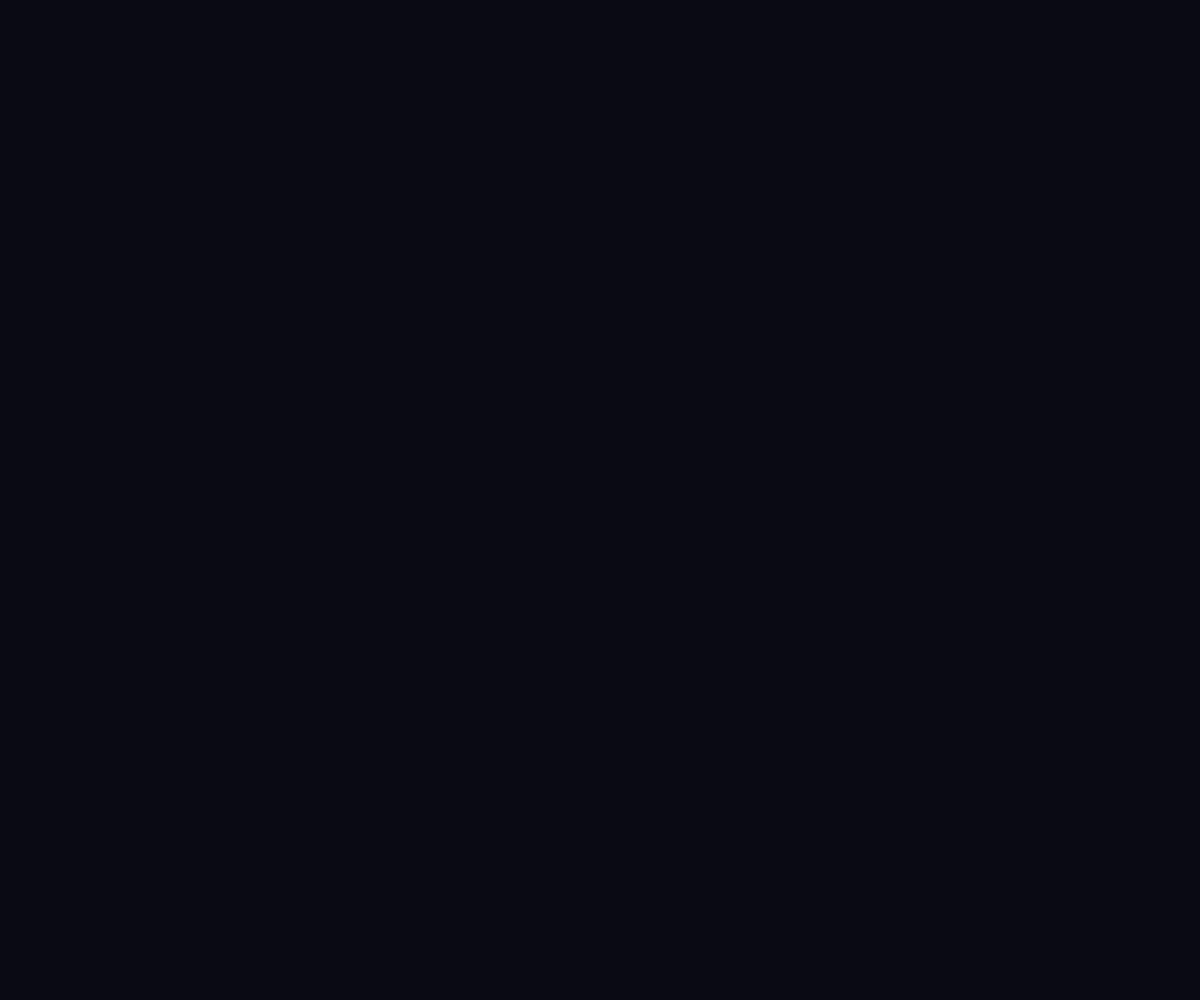
Frame 1 (no input)
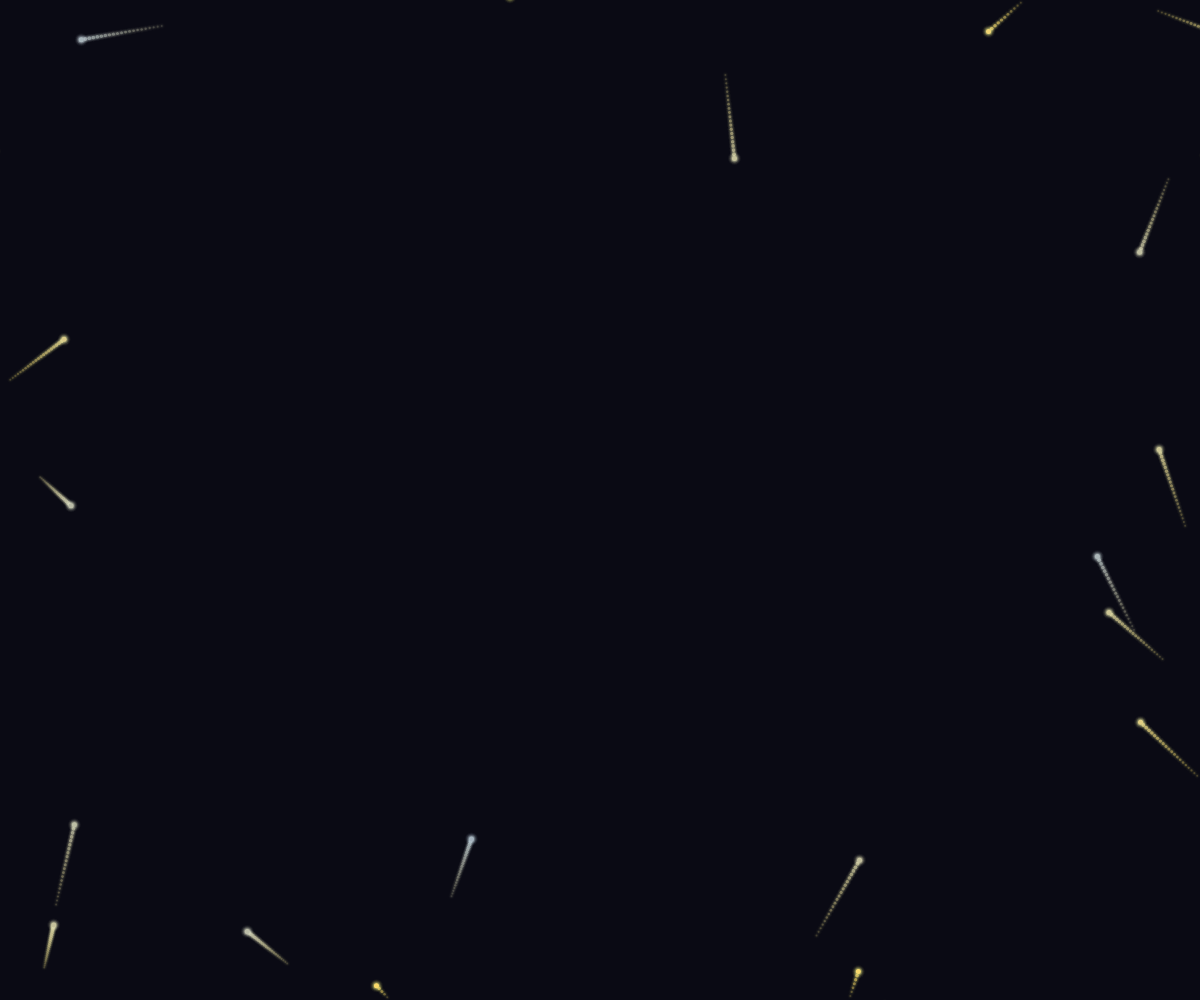
Frame 60 (no input)
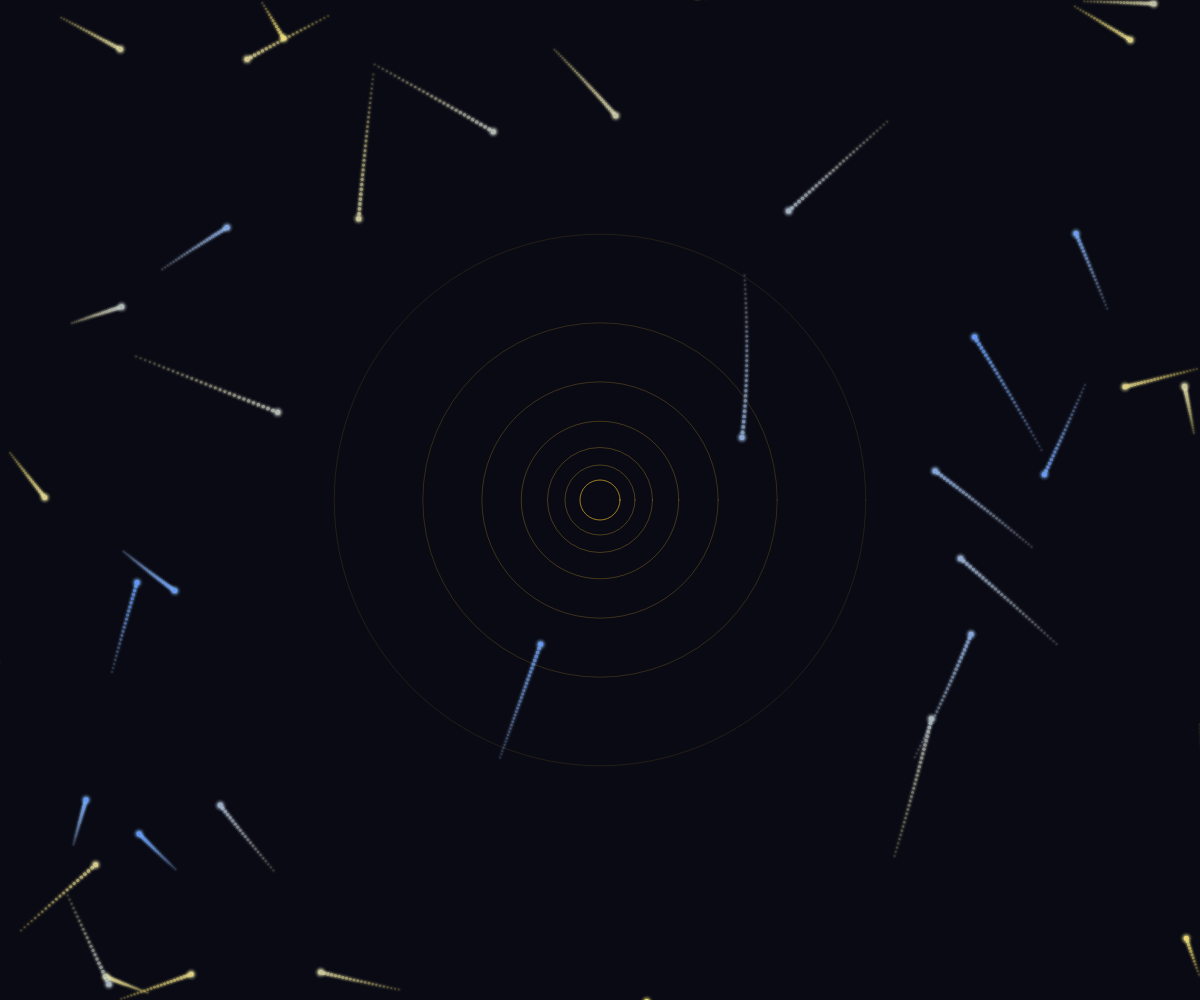
Frame 120 (the mouse pressed at the canvas centre since frame 60)

The p5.js sketch that drew these frames (run headless with seeded random() and noise() and a simulated clock; from frame 60 on, the mouse is pressed at the canvas centre):

// p5.js sketch
// ── sketch.js
let particles = [];
let gravityCenter;
let orbs = []; // 생성된 원들을 저장
const G = 1500; // 중력 상수
const baseDecayInterval = 30; // 기본 수명 감소 간격(ms)
const fadeTrailLength = 10; // 잔상으로 보이는 수명 범위

class Orb {
  constructor(x, y, particleCount) {
    this.pos = createVector(x, y);
    this.size = map(particleCount, 10, 40, 15, 60);
    this.size = constrain(this.size, 15, 60);
    
    // 노란색~푸른색 사이 랜덤 색상
    const colorT = random(1);
    this.color = {
      r: lerp(255, 100, colorT),
      g: lerp(220, 150, colorT),
      b: lerp(100, 255, colorT)
    };
    
    // 크기에 비례한 중력 상수
    this.gravityStrength = map(this.size, 15, 60, 500, 1500);
    
    // 소멸에 필요한 입자 개수 (흡수 카운터)
    this.requiredParticles = floor(map(this.size, 15, 60, 15, 50));
    this.absorbedParticles = 0; // 흡수한 입자 개수
    
    // 페이드 효과를 위한 속성
    this.createdTime = millis();
    this.fadeInDuration = 500; // 페이드인 시간 (ms)
    this.alpha = 0; // 현재 투명도
    this.isDying = false;
    this.deathStartTime = 0;
    this.fadeOutDuration = 300; // 페이드아웃 시간 (ms)
  }
  
  update() {
    const currentTime = millis();
    
    // 페이드인 효과
    if (!this.isDying) {
      const timeSinceCreation = currentTime - this.createdTime;
      this.alpha = constrain(map(timeSinceCreation, 0, this.fadeInDuration, 0, 1), 0, 1);
    } else {
      // 페이드아웃 효과
      const timeSinceDeath = currentTime - this.deathStartTime;
      this.alpha = constrain(map(timeSinceDeath, 0, this.fadeOutDuration, 1, 0), 0, 1);
    }
  }
  
  display() {
    // 흡수 진행도에 따른 알파 조정 (100% -> 40%)
    const absorptionProgress = this.absorbedParticles / this.requiredParticles;
    const absorptionAlpha = map(absorptionProgress, 0, 1, 1, 0.4);
    const finalAlpha = this.alpha * absorptionAlpha;
    
    // 글로우 효과 (외곽 발광)
    const glowSteps = 8;
    for (let i = glowSteps; i > 0; i--) {
      const glowAlpha = map(i, glowSteps, 0, 0, 30) * finalAlpha;
      const glowSize = this.size * 2 + i * 4;
      
      // 채도를 높인 색상
      fill(
        min(this.color.r * 1.2, 255),
        min(this.color.g * 1.2, 255),
        min(this.color.b * 1.2, 255),
        glowAlpha
      );
      noStroke();
      circle(this.pos.x, this.pos.y, glowSize);
    }
    
    // radial gradient 효과 (중심이 불투명, 외곽이 투명)
    const steps = 20;
    for (let i = 0; i < steps; i++) {
      const alpha = map(i, 0, steps, 0, 50) * finalAlpha;
      fill(this.color.r, this.color.g, this.color.b, alpha);
      noStroke();
      circle(this.pos.x, this.pos.y, (this.size / steps) * (steps - i) * 2);
    }
    
    // 아웃라인
    noFill();
    stroke(this.color.r, this.color.g, this.color.b, 200 * finalAlpha);
    strokeWeight(2);
    circle(this.pos.x, this.pos.y, this.size * 2);
    
    // 중력장 시각화 (페이드인이 완료된 후)
    if (this.alpha > 0.8) {
      this.drawGravityField(this.pos.x, this.pos.y, this.color, this.gravityStrength, 0.3+finalAlpha);
    }
  }
  
  // 중력장 그리기 함수 (마우스와 원이 동일하게 사용)
  drawGravityField(x, y, color, strength, alphaMultiplier) {
    const maxRadius = map(strength, 500, 1500, 250, 600);
    let r = this.size * 2 + 30;
    
    noFill();
    strokeWeight(1);
    
    while (r < maxRadius) {
      // 거리에 반비례하는 불투명도 (50% -> 20%)
      const distanceAlpha = map(r, this.size * 2, maxRadius, 70, 20);
      stroke(color.r, color.g, color.b, distanceAlpha * alphaMultiplier);
      circle(x, y, r);
      
      // 급수적 증가 (1.5배씩)
      r *= 1.5;
    }
  }
  
  canCheckCollision() {
    // 생성 후 4000ms 이후부터만 충돌 체크
    return millis() - this.createdTime > 4000;
  }
  
  startDeath() {
    if (!this.isDying) {
      this.isDying = true;
      this.deathStartTime = millis();
    }
  }
  
  isFullyDead() {
    if (!this.isDying) return false;
    return millis() - this.deathStartTime >= this.fadeOutDuration;
  }
  
  // 입자 흡수 (반경 7px 내 입자를 카운터로 집계)
  absorbParticle() {
    this.absorbedParticles++;
    
    // 필요한 개수만큼 흡수했으면 소멸 시작
    if (this.absorbedParticles >= this.requiredParticles) {
      this.startDeath();
    }
  }
  
  // 입자가 흡수 범위 내에 있는지 체크
  isInAbsorptionRange(particlePos) {
    if (!this.canCheckCollision() || this.isDying) return false;
    const d = dist(this.pos.x, this.pos.y, particlePos.x, particlePos.y);
    return d < 7;
  }
}

class Particle {
  constructor() {
    // 캔버스 가장자리 랜덤 위치에서 생성
    const edge = floor(random(4));
    if (edge === 0) { // 상단
      this.pos = createVector(random(width), 0);
    } else if (edge === 1) { // 우측
      this.pos = createVector(width, random(height));
    } else if (edge === 2) { // 하단
      this.pos = createVector(random(width), height);
    } else { // 좌측
      this.pos = createVector(0, random(height));
    }

    // 랜덤한 초기 방향
    const angle = random(TWO_PI);
    const speed = random(2, 5);
    this.vel = createVector(cos(angle) * speed, sin(angle) * speed);
    this.acc = createVector(0, 0);
    
    this.lifespan = 100;
    this.lastDecayTime = millis();
    this.decayInterval = baseDecayInterval;
    
    // 과거 위치를 저장 (잔상 효과용)
    this.history = [];
    
    // 페이드아웃 효과
    this.isDying = false;
    this.deathStartTime = 0;
    this.fadeOutDuration = 200; // 페이드아웃 시간 (ms)
    this.deathAlpha = 1; // 사망 시 투명도
    
    // 최적화: 렌더링 빈도 제어
    this.lastRenderTime = 0;
    this.renderInterval = 200; // 기본 렌더링 간격 (ms)
  }

  applyForce(force) {
    this.acc.add(force);
  }
  
  startDeath() {
    if (!this.isDying) {
      this.isDying = true;
      this.deathStartTime = millis();
    }
  }
  
  isFullyDead() {
    if (this.isDying) {
      return millis() - this.deathStartTime >= this.fadeOutDuration;
    }
    // 캔버스 밖으로 나간 경우만 즉시 제거
    return this.pos.x < -50 || this.pos.x > width + 50 ||
           this.pos.y < -50 || this.pos.y > height + 50;
  }

  // 중력원 근처에 있는지 체크 - 제거 (더 이상 필요 없음)
  
  // 렌더링 가능한지 체크 - 제거 (항상 렌더링)
  shouldRender() {
    return true; // 최적화를 위해 항상 렌더링
  }

  update() {
    // 페이드아웃 중이면 투명도만 업데이트
    if (this.isDying) {
      const timeSinceDeath = millis() - this.deathStartTime;
      this.deathAlpha = constrain(map(timeSinceDeath, 0, this.fadeOutDuration, 1, 0), 0, 1);
      return;
    }
    
    // 원 흡수 범위 체크 (먼저 체크)
    for (let orb of orbs) {
      if (orb.isInAbsorptionRange(this.pos)) {
        orb.absorbParticle();
        // 페이드아웃 효과를 위해 startDeath 호출
        this.startDeath();
        return;
      }
    }
    
    // 중력원이 존재할 때만 중력 계산
    if (gravityCenter) {
      const gravityForce = p5.Vector.sub(gravityCenter, this.pos);
      const distance = gravityForce.mag();
      const strength = G / (distance * distance);
      gravityForce.setMag(strength);
      
      const gravityMagnitude = strength * 100;
      this.decayInterval = baseDecayInterval + gravityMagnitude * 5;

      this.applyForce(gravityForce);
    }
    
    // 생성된 원들의 중력 계산
    for (let orb of orbs) {
      if (orb.isDying) continue; // 죽어가는 원은 중력 무시
      
      const gravityForce = p5.Vector.sub(orb.pos, this.pos);
      const distance = gravityForce.mag();
      const strength = orb.gravityStrength / (distance * distance);
      gravityForce.setMag(strength);
      
      const gravityMagnitude = strength * 100;
      this.decayInterval = baseDecayInterval + gravityMagnitude * 5;

      this.applyForce(gravityForce);
    }

    // 속도와 위치 업데이트
    this.vel.add(this.acc);
    this.vel.limit(6);
    this.pos.add(this.vel);
    this.acc.mult(0);

    // 현재 위치와 수명을 history에 저장
    this.history.push({
      pos: this.pos.copy(),
      lifespan: this.lifespan
    });

    // 수명이 (현재 수명 + fadeTrailLength) 이하인 것만 유지
    this.history = this.history.filter(h => 
      h.lifespan <= this.lifespan + fadeTrailLength
    );

    // 수명 감소
    const currentTime = millis();
    if (currentTime - this.lastDecayTime >= this.decayInterval) {
      this.lifespan -= 1;
      this.lastDecayTime = currentTime;
    }
    
    // 수명이 0이 되면 페이드아웃 시작
    if (this.lifespan <= 0) {
      this.startDeath();
    }
  }

  display() {
    // 잔상 효과: history에 저장된 과거 위치들을 입자로 그림
    for (let i = 0; i < this.history.length; i++) {
      const h = this.history[i];
      
      // 당시 수명에 따라 색상 결정
      const col = this.getColorByLifespan(h.lifespan);
      
      // history 배열의 인덱스에 따라 투명도 계산
      const alpha = map(i, 0, this.history.length - 1, 50, 200) * this.deathAlpha;
      
      // 잔상 크기
      const size = map(i, 0, this.history.length - 1, 2, 4);
      
      // 글로우 효과
      const glowSteps = 3;
      for (let g = glowSteps; g > 0; g--) {
        const glowAlpha = map(g, glowSteps, 0, 0, alpha * 0.3);
        fill(
          min(col.r * 1.3, 255),
          min(col.g * 1.3, 255),
          min(col.b * 1.3, 255),
          glowAlpha
        );
        noStroke();
        circle(h.pos.x, h.pos.y, size + g * 2);
      }
      
      // 메인 입자
      fill(col.r, col.g, col.b, alpha);
      noStroke();
      circle(h.pos.x, h.pos.y, size);
    }

    // 현재 입자 글로우 효과
    const currentCol = this.getColorByLifespan(this.lifespan);
    const glowSteps = 5;
    for (let g = glowSteps; g > 0; g--) {
      const glowAlpha = map(g, glowSteps, 0, 0, 60) * this.deathAlpha;
      fill(
        min(currentCol.r * 1.3, 255),
        min(currentCol.g * 1.3, 255),
        min(currentCol.b * 1.3, 255),
        glowAlpha
      );
      noStroke();
      circle(this.pos.x, this.pos.y, 5 + g * 2);
    }
    
    // 현재 입자 (가장 밝고 큼)
    fill(currentCol.r, currentCol.g, currentCol.b, 255 * this.deathAlpha);
    noStroke();
    circle(this.pos.x, this.pos.y, 5);
  }

  // 수명에 따라 색상 반환: 100(노랑) -> 50(파랑) -> 0(회색)
  getColorByLifespan(life) {
    if (life > 50) {
      // 100 -> 50: 노란색에서 파란색으로
      const t = map(life, 50, 100, 0, 1);
      return {
        r: lerp(100, 255, t),
        g: lerp(150, 220, t),
        b: lerp(255, 100, t)
      };
    } else {
      // 50 -> 0: 파란색에서 회색으로
      const t = map(life, 0, 50, 0, 1);
      return {
        r: lerp(120, 100, t),
        g: lerp(120, 150, t),
        b: lerp(120, 255, t)
      };
    }
  }
}

function setup() {
  createCanvas(windowWidth, windowHeight);
  gravityCenter = null;
}

function draw() {
  background(10, 10, 20);

  // 중력원 표시 (존재할 때만)
  if (gravityCenter) {
    stroke(255, 200, 50, 150);
    noFill();
    circle(gravityCenter.x, gravityCenter.y, 40);
    
    // 중력장 시각화
    
    let r=70
    noFill();
    strokeWeight(1);
    
    while (r<600) {
      const distanceAlpha = map(r, 40, 600, 70, 20);
      stroke(255,200,50, distanceAlpha);
      circle(gravityCenter.x, gravityCenter.y,r);
      r*=1.5;
    }
    
//    noFill();
//    stroke(255, 200, 50, 30);
//    strokeWeight(1);
//    for (let r = 50; r < 400; r += 50) {
//      circle(gravityCenter.x, gravityCenter.y, r * 2);
//    }
  }
  
  // 생성된 원들 업데이트 및 표시
  for (let i = orbs.length - 1; i >= 0; i--) {
    orbs[i].update();
    orbs[i].display();
    
    // 페이드아웃이 완료된 원 제거
    if (orbs[i].isFullyDead()) {
      orbs.splice(i, 1);
    }
  }

  // 새 입자 생성
  if (random(1) < 0.7 && particles.length < 150) {
    particles.push(new Particle());
  }

  // 입자 업데이트 및 표시
  for (let i = particles.length - 1; i >= 0; i--) {
    particles[i].update();
    particles[i].display(); // 항상 렌더링

    // 페이드아웃이 완료되거나 캔버스 밖으로 나간 입자 제거
    if (particles[i].isFullyDead()) {
      particles.splice(i, 1);
    }
  }


}

function mousePressed() {
  gravityCenter = createVector(mouseX, mouseY);
}

function mouseDragged() {
  gravityCenter = createVector(mouseX, mouseY);
}

function mouseReleased() {
  // 마우스 위치 근처의 입자 개수 확인
  let nearbyParticles = [];
  for (let i = 0; i < particles.length; i++) {
    const d = dist(mouseX, mouseY, particles[i].pos.x, particles[i].pos.y);
    if (d < 6) {
      nearbyParticles.push(i);
    }
  }
  
  // 10개 이상이면 원 생성
  if (nearbyParticles.length >= 10) {
    orbs.push(new Orb(mouseX, mouseY, nearbyParticles.length));
    
    // 해당 입자들 제거
    for (let i = nearbyParticles.length - 1; i >= 0; i--) {
      particles.splice(nearbyParticles[i], 1);
    }
  }
  
  gravityCenter = null;
}
